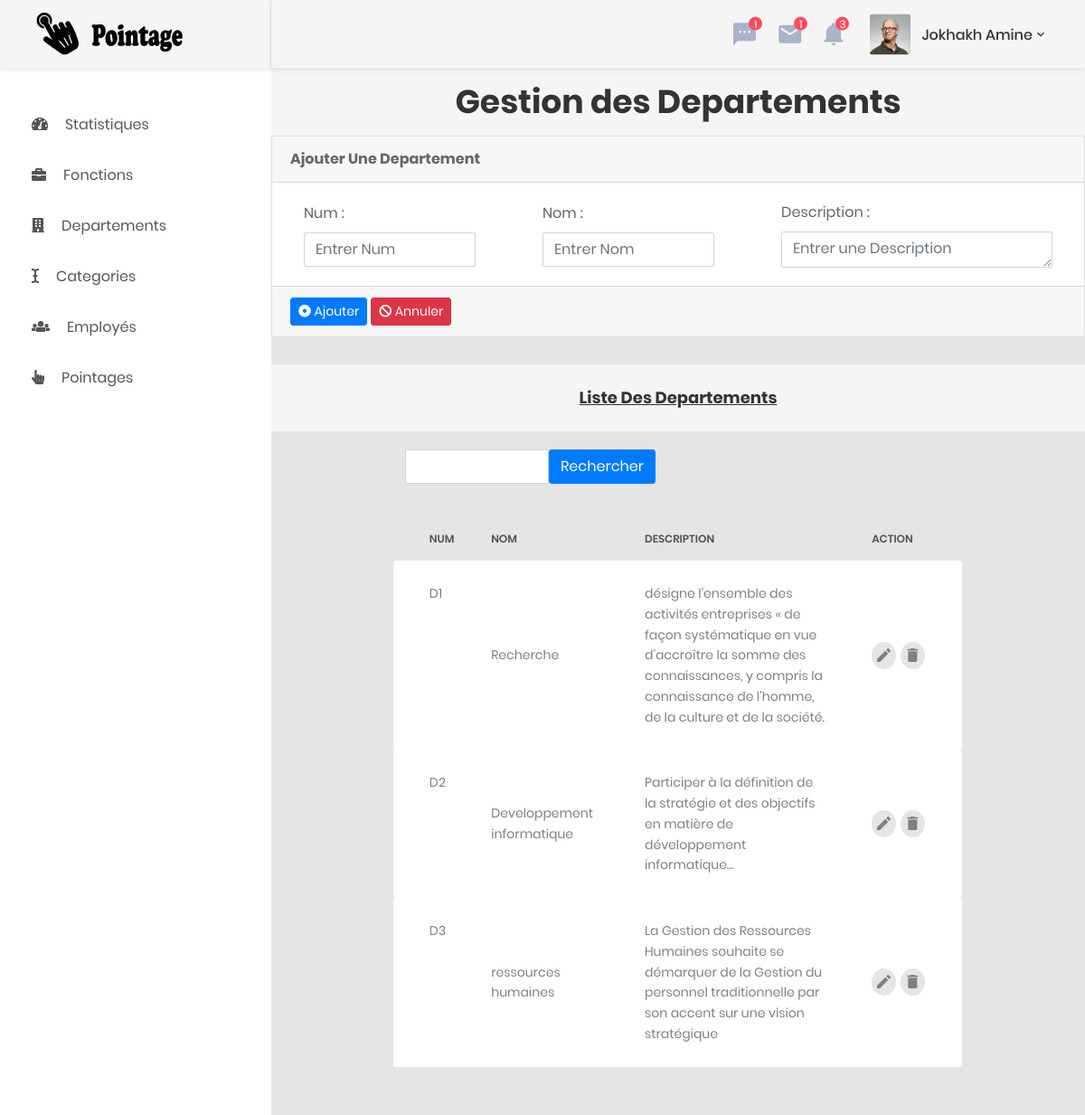
The page /GestionDepartement.php (signed in) on the database its author committed.
### tables this page shows
CREATE TABLE `departement` (
  `Num` varchar(50) NOT NULL DEFAULT '',
  `Nom` varchar(50) NOT NULL,
  `Descr` text DEFAULT NULL
);

### DepartementService.php (called while the page is built, shortened)
<?php
class DepartementService{
    private $DDAO;
    public function __construct(){
        $this->DDAO = new DepartementDAO();
    }
    public function getAllDepartementService(){
        $listd = $this->DDAO->getAllDepartement();
        $listDepartementObj = array();
        foreach ($listd as $d){
            $listDepartementObj[] = new Departement($d->Num, $d->Nom,  $d->Descr);
        }
        return $listDepartementObj;
    }
}
?>

### DepartementDAO.php (called while the page is built, shortened)
<?php
class DepartementDAO{
    private $pdo;
    public function __construct(){
        $this->pdo = new PDO("mysql:host=localhost;dbname=gestionpointage","root","");
    }
    public function getAllDepartement(){
        $reqPre = $this->pdo->prepare("SELECT * FROM Departement");
        $reqPre->setFetchMode(PDO::FETCH_OBJ);
        $reqPre->execute();
        return $reqPre->fetchAll();
    }
}

### Departement.php (called while the page is built, shortened)
<?php
class Departement{
    private $Num;
    private $Nom;
    private $Descr;
    public function __construct($Num="", $Nom="", $Descr="")
    {
        $this->Num = $Num;
        $this->Nom = $Nom;
        $this->Descr = $Descr;
    }
    public function getNum()
    {
        return $this->Num;
    }
    public function getNom()
    {
        return $this->Nom;
    }
    public function getDescr()
    {
        return $this->Descr;
    }
}

### GestionDepartement.php (the view, shortened to what this page needs)
<?php include('includes/Header.php');
include ('Departement.php');
include ('DepartementDAO.php');
include ('DepartementService.php');
$DeptSer = new DepartementService();
$resultat = $DeptSer->getAllDepartementService();
?>
<body style="font-size:16px">
<section class="au-breadcrumb m-t-75" style="background-color: whitesmoke">
    <div class="section__content section__content--p30">
        <center><h1>Gestion des Departements</h1></center>
    </div>
</section>
<div class="card">
    <div class="card-header">
        <strong>Ajouter Une Departement </strong>
    </div>
    <div class="card-body card-block">
        <form action="" method="post" id="Departement">
            <table>
                <td>
                    <div class="col col-sm-10">
                        <label for="dp-num" class=" form-control-label">Num :</label>
                        <input type="text" id="dp-num" name="num" placeholder="Entrer Num" class="form-control" required>
                    </div>
                </td>
                <td>
                    <div class="col col-sm-10">
                        <label for="dp-Nom" class=" form-control-label">Nom :</label>
                        <input type="text" id="dp-Nom" name="nom" placeholder="Entrer Nom" class="form-control" required>
                    </div>
                </td>
                <td>
                    <div class="col col-sm-6">
                        <label for="dp-descr" class=" form-control-label">Description :</label>
                        <textarea style="width: 300px;height: 40px"  id="dp-descr" name="descr" placeholder="Entrer une Description"   cols="2px" rows="1px" class="form-control" required ></textarea>
                    </div>
                </td>
            </table>
        </form>
    </div>
    <div class="card-footer">
        <button type="submit" class="btn btn-primary btn-sm" form="Departement" name="submit">
            <i class="fa fa-dot-circle-o"></i> Ajouter
        </button>
        <button type="reset" class="btn btn-danger btn-sm" form="Departement">
            <i class="fa fa-ban"></i> Annuler
        </button>
    </div>
</div>
<div style="background-color: whitesmoke">
    <center><br><h4><u>Liste Des Departements</u></h4><br></center>
</div>
<div class="col-lg-6" style="margin-left: 12.5%">
    <div class="card-body card-block">
        <form action="" method="post" class="form-horizontal">
            <div class="row form-group">
                <div class="col col-md-9">
                    <div class="input-group">
                        <input type="text" id="input1-group2" name="filter" placeholder="" class="form-control">
                        <div class="input-group-btn">
                            <button class="btn btn-primary" type="submit">Rechercher</button>
                        </div>
                    </div>
                </div>
            </div>
        </form>
    </div>
</div>
<div class="table-responsive table-responsive-data2">
    <center>
        <table class="table table-data2" style="font-size:16px;width: 70%">
            <thead>
            <tr>
                <th>Num</th>
                <th>Nom</th>
                <th>Description</th>
                <th>Action</th>
            </tr>
            </thead>
            <tbody>
            <?php
            foreach ($resultat as $res){
                echo  "<tr >";
                    echo "<td>".$res->getNum()."</td>";
                    echo "<td>".$res->getNom()."</td>";
                    echo "<td>".$res->getDescr()."</td>";
                    echo "<td style='width: 11%'>
                    <div style='margin-right: 10%'>
                        <div class='table-data-feature'>
                        <a href='?num=".$res->getNum()."&action=edit' class='item' data-toggle='tooltip' data-placement='top' title='Edit'>
                        <i class='zmdi zmdi-edit'></i>
                        </a>
                        <a href='?num=".$res->getNum()."&action=remove' class='item' data-toggle='tooltip' data-placement='top' title='Delete'>
                        <i class='zmdi zmdi-delete'></i>
                        </a>
                        </div>
                    </div>
                    </td>
                </tr>";
            }
            ?>
            </tbody>
        </table>
    </center>
</div><br>
</body>
<?php include('includes/Footer.php') ?>

### rows shown on the page
departement: Num "D1", Nom "Recherche", Descr "désigne l'ensemble des activités entreprises « de façon systématique en vue d’accroître la somme des connaissances, y compris la connaissance de l’homme, de la culture et de la société."
departement: Num "D2", Nom "Developpement informatique", Descr "Participer à la définition de la stratégie et des objectifs en matière de développement informatique..."
departement: Num "D3", Nom "ressources humaines", Descr "La Gestion des Ressources Humaines souhaite se démarquer de la Gestion du personnel traditionnelle par son accent sur une vision stratégique"

### other values the page prints
$nom "Jokhakh"
$pren "Amine"
